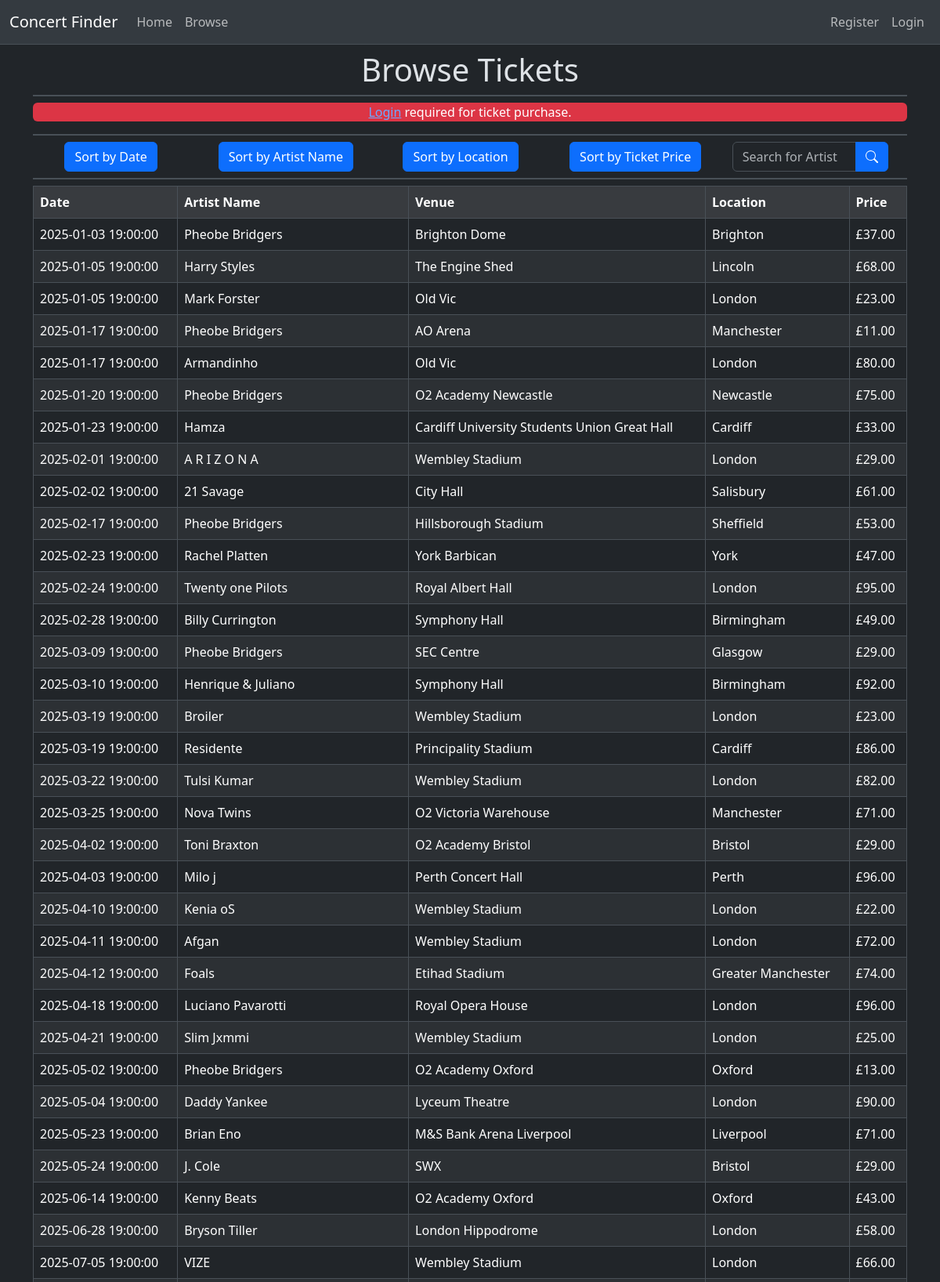
Screenshot of /browse (upper part) with the database file from the repository.
### website/models.py (models this page shows, shortened)
class Concert(db.Model):
    __tablename__ = "concerts"
    id = db.Column(db.Integer, primary_key=True)
    artistId = db.Column(db.Integer, db.ForeignKey(Artist.id))
    artistName = db.Column(db.String(100), nullable=False)
    venueId = db.Column(db.Integer, db.ForeignKey(Venue.id))
    venueName = db.Column(db.String(100), nullable=False)
    venueLocation = db.Column(db.String(100), nullable=False)
    date = db.Column(db.DateTime, nullable=True)
    ticketPrice = db.Column(db.Float, nullable=False)
    availableTickets = db.Column(db.Integer, nullable=False)

### website/shop/views.py (the view)
@shop_blueprint.route("/browse", methods=["POST", "GET"])
def browse():
    global browseConcerts
    match request.form.get("sort_button"):
        case "date":
            browseConcerts = (
                Concert.query.filter(Concert.availableTickets >= 1)
                .order_by(asc(Concert.date))
                .all()
            )
        case "artistName":
            browseConcerts = (
                Concert.query.filter(Concert.availableTickets >= 1)
                .order_by(asc(Concert.artistName))
                .all()
            )
        case "location":
            browseConcerts = (
                Concert.query.filter(Concert.availableTickets >= 1)
                .order_by(asc(Concert.venueLocation))
                .all()
            )
        case "price":
            browseConcerts = (
                Concert.query.filter(Concert.availableTickets >= 1)
                .order_by(asc(Concert.ticketPrice))
                .all()
            )
        case "search":
            print("pass")
            search = request.form.get("search_bar")
            if search:
                found = []
                for concert in browseConcerts:
                    if search.lower() in concert.artistName.lower():
                        found.append(concert)
                return render_template("browse.html", concerts=found)
        case _:
            browseConcerts = (
                Concert.query.filter(Concert.availableTickets >= 1)
                .order_by(asc(Concert.date))
                .all()
            )
    return render_template("browse.html", concerts=browseConcerts)

### website/templates/browse.html (shortened to what this page needs)
{% extends 'base.html' %}
{% block content %}
  <div class="container text-center">
    <h1 class="m-2">Browse Tickets</h1>
    <div class="border mb-2"></div>
    {% if not current_user.is_authenticated %}
      <div class="text-bg-danger rounded">
        <p class="fw-medium">
          <a href="{{ url_for('users.login') }}">Login</a> required for ticket purchase.
        </p>
      </div>
      <div class="border mt-2 mb-2"></div>
    {% endif %}
    <div class="row">
      <form method="POST" action="/browse" class="row">
        <div class="col">
          <button class="btn btn-primary" name="sort_button" type="submit" value="date">Sort by Date</button>
        </div>
        <div class="col">
          <button class="btn btn-primary" name="sort_button" type="submit" value="artistName">Sort by Artist Name</button>
        </div>
        <div class="col">
          <button class="btn btn-primary" name="sort_button" type="submit" value="location">Sort by Location</button>
        </div>
        <div class="col">
          <button class="btn btn-primary" name="sort_button" type="submit" value="price">Sort by Ticket Price</button>
        </div>
        <div class="input-group col">
          <input class="form-control" type="text" placeholder="Search for Artist" name="search_bar" />
          <button class="btn btn-primary" name="sort_button" type="submit" value="search">
            <svg xmlns="http://www.w3.org/2000/svg" width="16" height="16" fill="currentColor" class="bi bi-search mb-1" viewBox="0 0 16 16">
              <path d="M11.742 10.344a6.5 6.5 0 1 0-1.397 1.398h-.001q.044.06.098.115l3.85 3.85a1 1 0 0 0 1.415-1.414l-3.85-3.85a1 1 0 0 0-.115-.1zM12 6.5a5.5 5.5 0 1 1-11 0 5.5 5.5 0 0 1 11 0" />
            </svg>
          </button>
        </div>
      </form>
    </div>
    <div class="border mt-2 mb-2"></div>
    <div>
      <table class="table table-striped center table-hover text-start table-bordered">
        <tr class="fw-medium table-active">
          <th>Date</th>
          <th>Artist Name</th>
          <th>Venue</th>
          <th>Location</th>
          <th>Price</th>
        </tr>
        {% for concert in concerts %}
          <tr>
            <td class="fw-medium">{{ concert.date }}</td>
            <td>{{ concert.artistName }}</td>
            <td>{{ concert.venueName }}</td>
            <td>{{ concert.venueLocation }}</td>
            <td>£{{ concert.ticketPrice }}0</td>
          </tr>
        {% endfor %}
      </table>
    </div>
  </div>
{% endblock %}

### rows the page displays
Concert: date "2025-01-03 19:00:00", artistName "Pheobe Bridgers", venueName "Brighton Dome", venueLocation "Brighton", ticketPrice "37.0"
Concert: date "2025-01-05 19:00:00", artistName "Harry Styles", venueName "The Engine Shed", venueLocation "Lincoln", ticketPrice "68.0"
Concert: date "2025-01-05 19:00:00", artistName "Mark Forster", venueName "Old Vic", venueLocation "London", ticketPrice "23.0"
Concert: date "2025-01-17 19:00:00", artistName "Pheobe Bridgers", venueName "AO Arena", venueLocation "Manchester", ticketPrice "11.0"
Concert: date "2025-01-17 19:00:00", artistName "Armandinho", venueName "Old Vic", venueLocation "London", ticketPrice "80.0"
Concert: date "2025-01-20 19:00:00", artistName "Pheobe Bridgers", venueName "O2 Academy Newcastle", venueLocation "Newcastle", ticketPrice "75.0"
Concert: date "2025-01-23 19:00:00", artistName "Hamza", venueName "Cardiff University Students Union Great Hall", venueLocation "Cardiff", ticketPrice "33.0"
Concert: date "2025-02-01 19:00:00", artistName "A R I Z O N A", venueName "Wembley Stadium", venueLocation "London", ticketPrice "29.0"
Concert: date "2025-02-02 19:00:00", artistName "21 Savage", venueName "City Hall", venueLocation "Salisbury", ticketPrice "61.0"
Concert: date "2025-02-17 19:00:00", artistName "Pheobe Bridgers", venueName "Hillsborough Stadium", venueLocation "Sheffield", ticketPrice "53.0"
Concert: date "2025-02-23 19:00:00", artistName "Rachel Platten", venueName "York Barbican", venueLocation "York", ticketPrice "47.0"
Concert: date "2025-02-24 19:00:00", artistName "Twenty one Pilots", venueName "Royal Albert Hall", venueLocation "London", ticketPrice "95.0"
Concert: date "2025-02-28 19:00:00", artistName "Billy Currington", venueName "Symphony Hall", venueLocation "Birmingham", ticketPrice "49.0"
Concert: date "2025-03-09 19:00:00", artistName "Pheobe Bridgers", venueName "SEC Centre", venueLocation "Glasgow", ticketPrice "29.0"
Concert: date "2025-03-10 19:00:00", artistName "Henrique & Juliano", venueName "Symphony Hall", venueLocation "Birmingham", ticketPrice "92.0"
Concert: date "2025-03-19 19:00:00", artistName "Broiler", venueName "Wembley Stadium", venueLocation "London", ticketPrice "23.0"
Concert: date "2025-03-19 19:00:00", artistName "Residente", venueName "Principality Stadium", venueLocation "Cardiff", ticketPrice "86.0"
Concert: date "2025-03-22 19:00:00", artistName "Tulsi Kumar", venueName "Wembley Stadium", venueLocation "London", ticketPrice "82.0"
Concert: date "2025-03-25 19:00:00", artistName "Nova Twins", venueName "O2 Victoria Warehouse", venueLocation "Manchester", ticketPrice "71.0"
Concert: date "2025-04-02 19:00:00", artistName "Toni Braxton", venueName "O2 Academy Bristol", venueLocation "Bristol", ticketPrice "29.0"
Concert: date "2025-04-03 19:00:00", artistName "Milo j", venueName "Perth Concert Hall", venueLocation "Perth", ticketPrice "96.0"
Concert: date "2025-04-10 19:00:00", artistName "Kenia oS", venueName "Wembley Stadium", venueLocation "London", ticketPrice "22.0"
Concert: date "2025-04-11 19:00:00", artistName "Afgan", venueName "Wembley Stadium", venueLocation "London", ticketPrice "72.0"
Concert: date "2025-04-12 19:00:00", artistName "Foals", venueName "Etihad Stadium", venueLocation "Greater Manchester", ticketPrice "74.0"
Concert: date "2025-04-18 19:00:00", artistName "Luciano Pavarotti", venueName "Royal Opera House", venueLocation "London", ticketPrice "96.0"
Concert: date "2025-04-21 19:00:00", artistName "Slim Jxmmi", venueName "Wembley Stadium", venueLocation "London", ticketPrice "25.0"
Concert: date "2025-05-02 19:00:00", artistName "Pheobe Bridgers", venueName "O2 Academy Oxford", venueLocation "Oxford", ticketPrice "13.0"
Concert: date "2025-05-04 19:00:00", artistName "Daddy Yankee", venueName "Lyceum Theatre", venueLocation "London", ticketPrice "90.0"
Concert: date "2025-05-23 19:00:00", artistName "Brian Eno", venueName "M&S Bank Arena Liverpool", venueLocation "Liverpool", ticketPrice "71.0"
Concert: date "2025-05-24 19:00:00", artistName "J. Cole", venueName "SWX", venueLocation "Bristol", ticketPrice "29.0"
Concert: date "2025-06-14 19:00:00", artistName "Kenny Beats", venueName "O2 Academy Oxford", venueLocation "Oxford", ticketPrice "43.0"
Concert: date "2025-06-28 19:00:00", artistName "Bryson Tiller", venueName "London Hippodrome", venueLocation "London", ticketPrice "58.0"
Concert: date "2025-07-05 19:00:00", artistName "VIZE", venueName "Wembley Stadium", venueLocation "London", ticketPrice "66.0"
